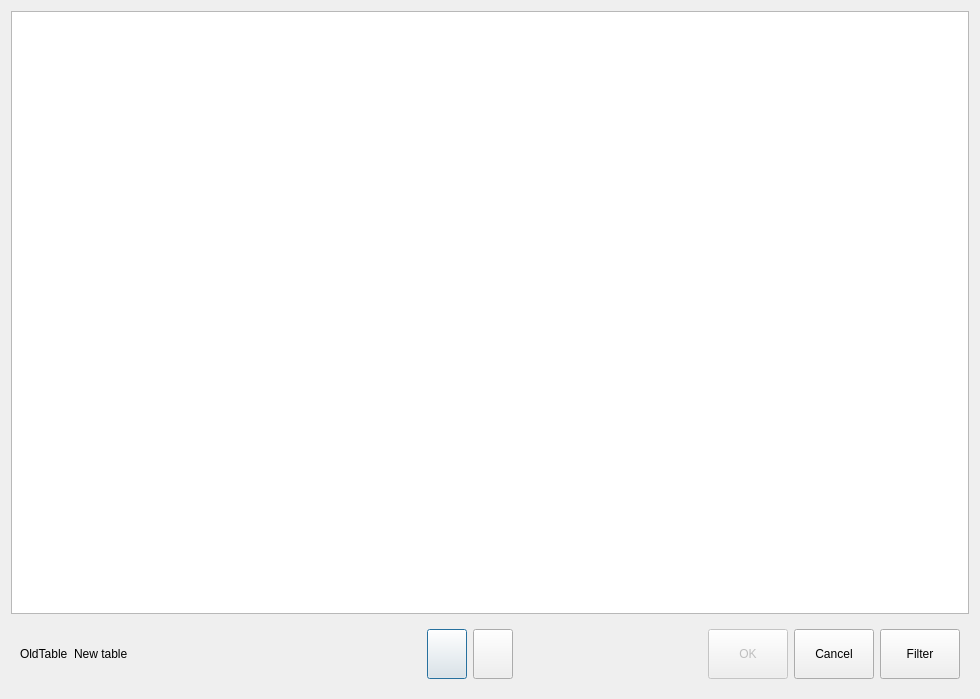
<?xml version="1.0" encoding="UTF-8"?>
<ui version="4.0">
 <class>DlgTableForMovement</class>
 <widget class="QDialog" name="DlgTableForMovement">
  <property name="geometry">
   <rect>
    <x>0</x>
    <y>0</y>
    <width>980</width>
    <height>699</height>
   </rect>
  </property>
  <property name="windowTitle">
   <string>Dialog</string>
  </property>
  <layout class="QVBoxLayout" name="verticalLayout">
   <item>
    <widget class="QETableWidget" name="tblHall">
     <property name="focusPolicy">
      <enum>Qt::NoFocus</enum>
     </property>
     <property name="verticalScrollBarPolicy">
      <enum>Qt::ScrollBarAlwaysOff</enum>
     </property>
     <property name="horizontalScrollBarPolicy">
      <enum>Qt::ScrollBarAlwaysOff</enum>
     </property>
     <property name="editTriggers">
      <set>QAbstractItemView::NoEditTriggers</set>
     </property>
     <property name="selectionMode">
      <enum>QAbstractItemView::SingleSelection</enum>
     </property>
     <attribute name="horizontalHeaderVisible">
      <bool>false</bool>
     </attribute>
     <attribute name="horizontalHeaderDefaultSectionSize">
      <number>200</number>
     </attribute>
     <attribute name="verticalHeaderVisible">
      <bool>false</bool>
     </attribute>
     <attribute name="verticalHeaderDefaultSectionSize">
      <number>70</number>
     </attribute>
    </widget>
   </item>
   <item>
    <widget class="QWidget" name="widget" native="true">
     <layout class="QHBoxLayout" name="horizontalLayout">
      <item>
       <widget class="QLabel" name="lbOldTable">
        <property name="text">
         <string>OldTable</string>
        </property>
       </widget>
      </item>
      <item>
       <widget class="QLabel" name="lbTable">
        <property name="text">
         <string>New table</string>
        </property>
       </widget>
      </item>
      <item>
       <spacer name="horizontalSpacer_2">
        <property name="orientation">
         <enum>Qt::Horizontal</enum>
        </property>
        <property name="sizeHint" stdset="0">
         <size>
          <width>342</width>
          <height>20</height>
         </size>
        </property>
       </spacer>
      </item>
      <item>
       <widget class="QPushButton" name="btnDown">
        <property name="minimumSize">
         <size>
          <width>0</width>
          <height>50</height>
         </size>
        </property>
        <property name="text">
         <string/>
        </property>
        <property name="icon">
         <iconset resource="Res.qrc">
          <normaloff>:/res/down.png</normaloff>:/res/down.png</iconset>
        </property>
        <property name="iconSize">
         <size>
          <width>36</width>
          <height>36</height>
         </size>
        </property>
       </widget>
      </item>
      <item>
       <widget class="QPushButton" name="btnUp">
        <property name="minimumSize">
         <size>
          <width>0</width>
          <height>50</height>
         </size>
        </property>
        <property name="text">
         <string/>
        </property>
        <property name="icon">
         <iconset resource="Res.qrc">
          <normaloff>:/res/up.png</normaloff>:/res/up.png</iconset>
        </property>
        <property name="iconSize">
         <size>
          <width>36</width>
          <height>36</height>
         </size>
        </property>
       </widget>
      </item>
      <item>
       <spacer name="horizontalSpacer">
        <property name="orientation">
         <enum>Qt::Horizontal</enum>
        </property>
        <property name="sizeHint" stdset="0">
         <size>
          <width>237</width>
          <height>20</height>
         </size>
        </property>
       </spacer>
      </item>
      <item>
       <widget class="QPushButton" name="btnOK">
        <property name="enabled">
         <bool>false</bool>
        </property>
        <property name="minimumSize">
         <size>
          <width>0</width>
          <height>50</height>
         </size>
        </property>
        <property name="maximumSize">
         <size>
          <width>16777215</width>
          <height>50</height>
         </size>
        </property>
        <property name="text">
         <string>OK</string>
        </property>
        <property name="icon">
         <iconset resource="Res.qrc">
          <normaloff>:/res/ok.png</normaloff>:/res/ok.png</iconset>
        </property>
        <property name="iconSize">
         <size>
          <width>36</width>
          <height>36</height>
         </size>
        </property>
       </widget>
      </item>
      <item>
       <widget class="QPushButton" name="btnCancel">
        <property name="minimumSize">
         <size>
          <width>0</width>
          <height>50</height>
         </size>
        </property>
        <property name="maximumSize">
         <size>
          <width>16777215</width>
          <height>50</height>
         </size>
        </property>
        <property name="text">
         <string>Cancel</string>
        </property>
        <property name="icon">
         <iconset resource="Res.qrc">
          <normaloff>:/res/cancel.png</normaloff>:/res/cancel.png</iconset>
        </property>
        <property name="iconSize">
         <size>
          <width>36</width>
          <height>36</height>
         </size>
        </property>
       </widget>
      </item>
      <item>
       <widget class="QPushButton" name="btnFilter">
        <property name="minimumSize">
         <size>
          <width>0</width>
          <height>50</height>
         </size>
        </property>
        <property name="maximumSize">
         <size>
          <width>16777215</width>
          <height>50</height>
         </size>
        </property>
        <property name="text">
         <string>Filter</string>
        </property>
        <property name="icon">
         <iconset resource="Res.qrc">
          <normaloff>:/res/filter.png</normaloff>:/res/filter.png</iconset>
        </property>
        <property name="iconSize">
         <size>
          <width>36</width>
          <height>36</height>
         </size>
        </property>
       </widget>
      </item>
     </layout>
    </widget>
   </item>
  </layout>
 </widget>
 <customwidgets>
  <customwidget>
   <class>QETableWidget</class>
   <extends>QTableWidget</extends>
   <header>qetablewidget.h</header>
  </customwidget>
 </customwidgets>
 <resources>
  <include location="Res.qrc"/>
 </resources>
 <connections/>
</ui>
